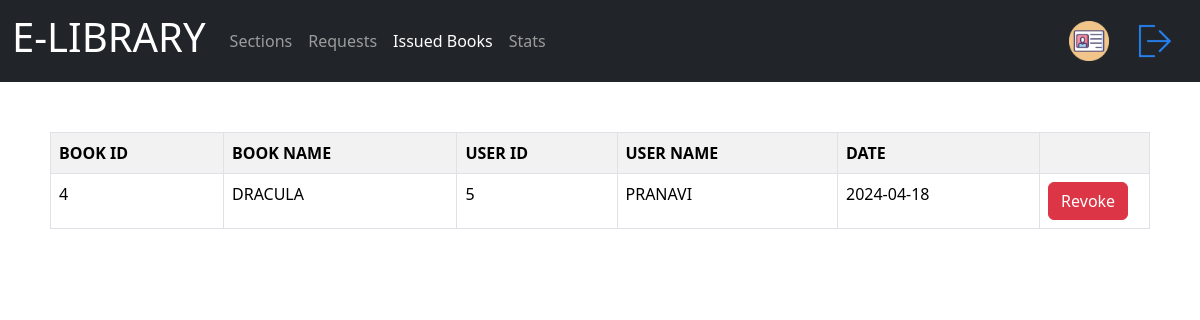
Page /issuedBooks (signed in) on the committed database.
### tables this page shows
CREATE TABLE BookRegister (book_id integer, book_name TEXT, user_id integer, user_name TEXT, Issued_Date TEXT, return_date Text, foreign key(book_id) references books(book_id), foreign key(user_id) references users(user_id));

### app.py (the view)
@app.route('/issuedBooks')
def issuedBooks():
    if 'name' in session:
        books = Database.getAllIssuedBooks()
        return render_template('issuedBooks.html', issued=books)
    else:
        return redirect(url_for('login'))

### database.py (called while the page is built)
    def  getAllIssuedBooks():
        conn = sqlite3.connect('instance\Database.db')
        c = conn.cursor()
        c.execute("""SELECT book_id, book_name, user_id, user_name, Issued_Date FROM bookregister WHERE return_date IS NULL;""")
        books = c.fetchall()
        conn.close()
        return books

### templates/issuedBooks.html (shortened to what this page needs)
<!DOCTYPE html>
<html lang="en">
<head>
    <link href="https://cdn.jsdelivr.net/npm/bootstrap@5.3.3/dist/css/bootstrap.min.css" rel="stylesheet">
    <link rel="stylesheet" href="/static/css/admin_dashboard.css">
</head>
<body>
    <header>
      <nav class="navbar navbar-expand-lg navbar-dark bg-dark">
        <div class="container-fluid">
          <a class="navbar-brand" href="{{url_for('dashboard')}}"><h1 class="display-6">E-LIBRARY</h1></a>
          <div class="collapse navbar-collapse" id="navbarSupportedContent">
            <ul class="navbar-nav me-auto mb-2 mb-lg-0">
              <li class="nav-item">
                <a class="nav-link" href="{{url_for('admin_dashboard')}}">Sections</a>
              </li>
              <li class="nav-item">
                <a class="nav-link" href="{{url_for('requests')}}">Requests</a>
              </li>
              <li class="nav-item">
                <a class="nav-link active" href="{{url_for('issuedBooks')}}">Issued Books</a>
              </li>
              <li class="nav-item">
                <a class="nav-link" href="{{url_for('adminStats')}}">Stats</a>
              </li>
            </ul>
            <a href="{{url_for('profile')}}"><button class="btn"><img src="/static/images/profile.webp" alt="" class="icon"></button></a>
            <a href="{{url_for('logout')}}"><button class="btn"><img src="/static/images/logout.webp" alt="" class="icon"></button></a>
          </div>
        </div>
      </nav>
    </header>
    <div class="sec__table">
      <table class="table table-striped table-bordered table-hover">
        <tr>
          <th class="sec__head">BOOK ID</th>
          <th class="sec__head">BOOK NAME</th>
          <th class="sec__head">USER ID</th>
          <th class="sec__head">USER NAME</th>
          <th class="sec__head">DATE</th>
          <th class="" style="width: 10%;"></th>
        </tr>
        {% for book in issued %}
          <tr>
            {% for data in book %}
              <td class="sec__data">{{data}}</td>
            {% endfor %}
            <td class="">
              <a href="/revoke/book={{book[0]}}/user={{book[2]}}" class="btn btn-danger">Revoke</a>
            </td>
          </tr>
        {% endfor %}
      </table>
    </div>
</body>
</html>

### static/css/admin_dashboard.css (style rules this page uses)
body { padding: 0%; margin: 0%; background-image: url("/static/images/background.png"); background-repeat: no-repeat; background-size: cover; }
.icon { width: 5vh; height: 5vh; padding: 0%; margin: 0%; }
.sec__table { margin: 50px; }

### rows in the picture
BookRegister: book "4" "5", book_name "DRACULA", user_name "PRANAVI", Issued_Date "2024-04-18"
